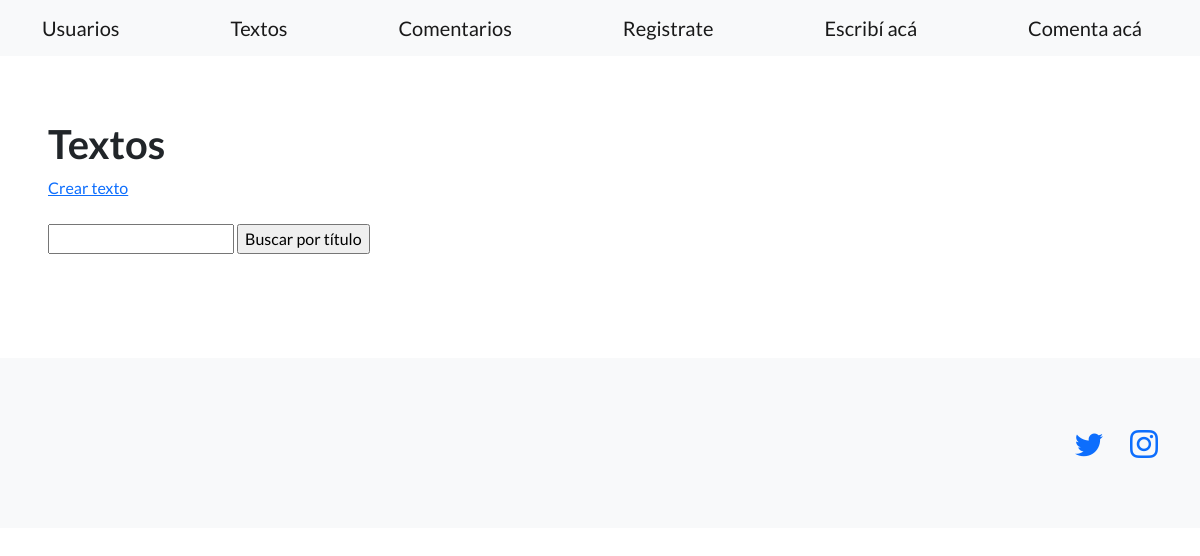
/Common/textos/, run on an earlier commit of the app's database.
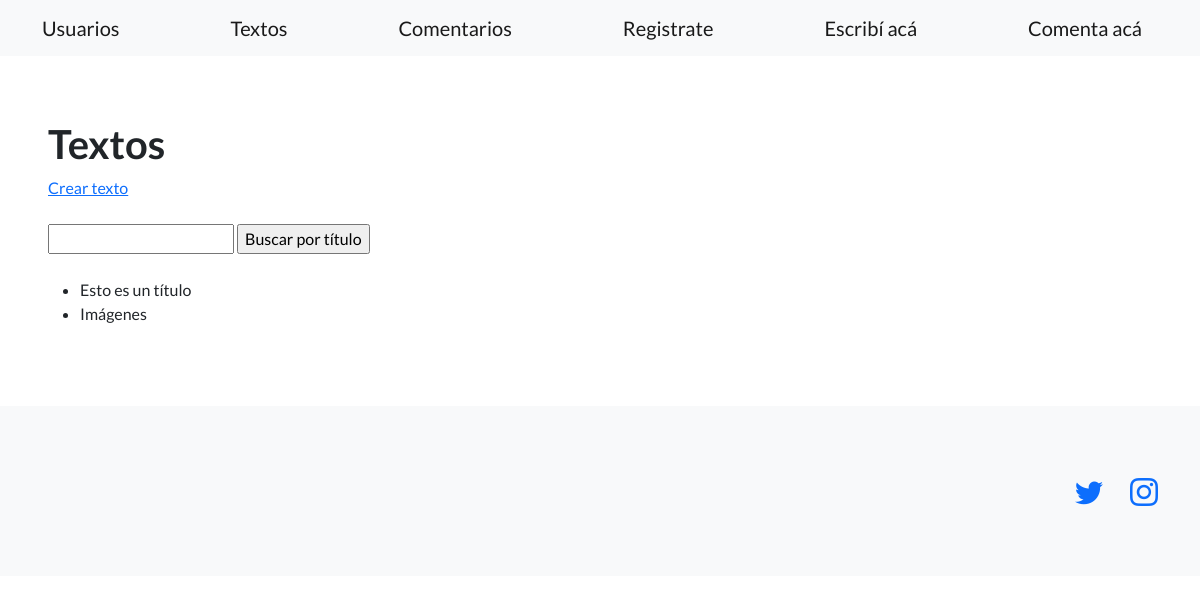
And on a later commit of the database.
### Common/models.py (models this page shows)
class Textos(models.Model):
    titulo = models.CharField(max_length=40)
    texto = models.CharField(max_length=480)
    image = models.ImageField(upload_to='images/', blank=True)
    autor = models.ForeignKey(Usuarios, on_delete=models.CASCADE)

### Common/views.py (the view)
# urls.py: path('textos/', views.listaTextos, name='listaTextos'),
def listaTextos(request):
    contexto = {
        "textos": Textos.objects.all(),
    }
    http_response = render(
        request=request,
        template_name='Common/textos.html',
        context=contexto,
    )
    return http_response

### Common/Templates/Common/Textos.html (shortened to what this page needs)
{% extends "Common/Inicio.html" %}
{% load static %}
{% block contenido %}
<section>
    <div>
      <h1>Textos</h1>
      <a href="{% url "crearTexto" %}">Crear texto</a>
      <br><br>
      <form action="{% url 'buscarTexto' %}" method="post">
        <input type="text" name="búsqueda">
        <input type="submit" value="Buscar por título">
      </form>
      <br>
      <ul>
      {% for texto in textos %}
        <li>{{ texto.titulo }}</li>
      {% endfor %}
      </ul>
    </div>
  </section>
{% endblock contenido %}

What changed in the data, as far as the page shows it:
added Textos: titulo "Esto es un título"
added Textos: titulo "Imágenes"
